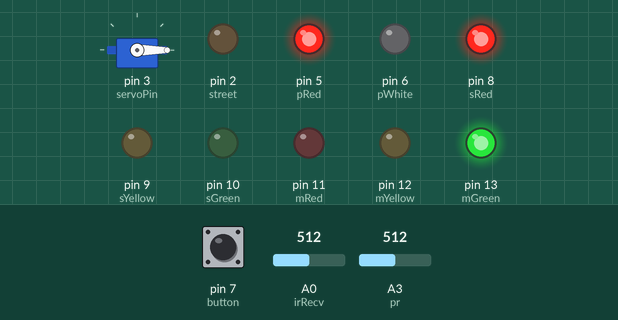
A sketch run on a simulated Arduino Uno, built with avr-gcc and run on an emulated ATmega328P. On the bench: servo, output pins drawn as LEDs (lit = HIGH). The inputs (shaded band) are chosen by the test bench; at power-on: A0 (irRecv) = 512, A3 (pr) = 512, pin 7 (button) LOW.

Above: at 1.2 s.
1.3 s: A0 (irRecv) set to 55
4.3 s: A0 (irRecv) set to 46
At 7.2 s:
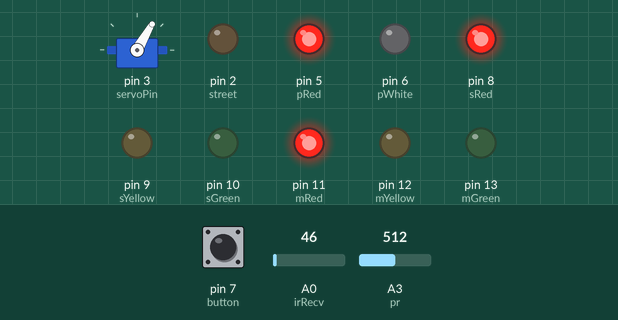
7.3 s: A3 (pr) set to 55
10.3 s: A3 (pr) set to 46
At 11.9 s:
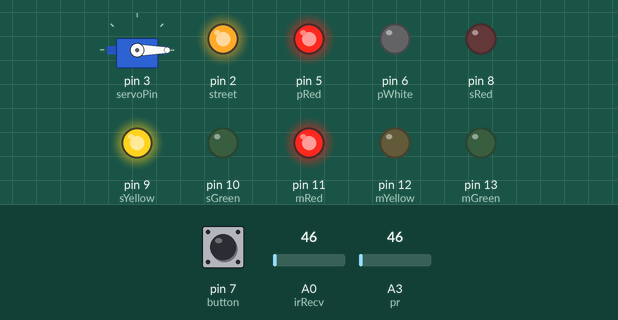
13.3 s: A3 (pr) set to 122
At 13.8 s:
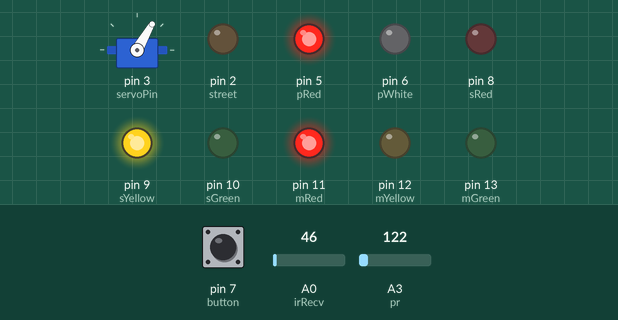
16.3 s: A3 (pr) set to 40
At 19.7 s:
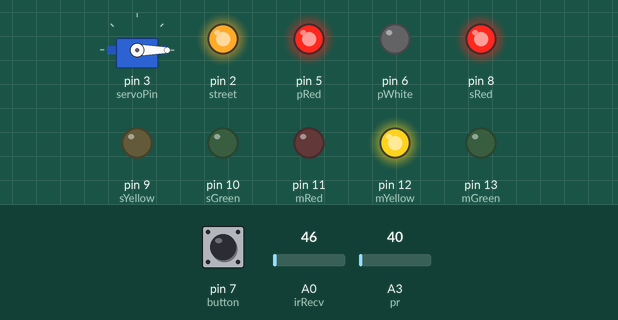
Timing chart, 0 to 23.2 s (numbered marks = the images above; inputs shaded):
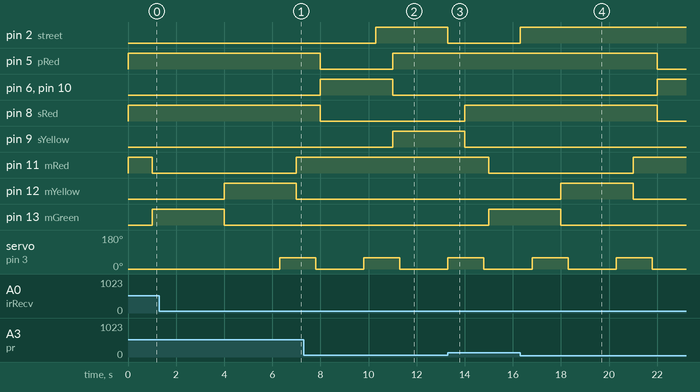

Measured:
- the behaviour switches between 51 and 50 on A0 (irRecv) (found by bisection; images 0 and 1)
- the behaviour switches between 50 and 49 on A3 (pr) (found by bisection; images 1 and 2)
- after the input at 4.3 s, servo on pin 3 (servoPin): 0° → 60° after 2.0 s
- after the input at 10.3 s, pin 2 (street): LOW → HIGH at once
- after the input at 13.3 s, pin 2 (street): HIGH → LOW at once
- after the input at 16.3 s, pin 2 (street): LOW → HIGH at once

The sketch:

TrafficLight.ino
```cpp
/**
 * Name: Jeffery Hu, Ishan Garg, Bernie Chen
 * Date: June 20, 2022
 * Purpose: This program runs a T-intersection traffic light system
 *       while constantly checking for the light level for a streetlight
 *      independently of the traffic light system. A servo motor is also
 *      used to create a gate, controlled by an IR emitter and receiver
 *      that checks whether to open the gate depending on an obstruction
 *      of the signal. A pedestrian light system constantly runs as well;
 *      the buttons will alter the traffic light timings to the benefit
 *      of the pedestrian (pedestrian light is between the side traffic
 *      lights, so the button checks the light sequence based on the status
 *      of the side traffic lights).
 *
 * NOTE: side traffic lights refers to the left/right lights. The middle light
 *       is the one on the street perpendicular to the side lights (in-between
 *       the left and right lights).
 */

#include <Servo.h>

/**
 * Variables to declare servo motor pin and object
 */
Servo gate;
int servoPin = 3;

/**
 * Variables for the IR receiver that manipulates the gate.
 */
int irRecv = A0;
bool next = false;

/**
 * Variable to declare the pin of the button.
 */
int button = 7;

/**
 * Variables to declare the pins of the pedestrian lights.
 */
int pRed = 5;
int pWhite = 6;

/**
 * Variables to declare the pins of the side (left/right) traffic lights.
 */
int sRed = 8;
int sYellow = 9;
int sGreen = 10;

/**
 * Variables to declare the pins of the middle traffic lights.
 */
int mRed = 11;
int mYellow = 12;
int mGreen = 13;

/**
 * Variables to declare the pins of the photoresistor and streetlight.
 */
int pr = A3;
int street = 2;

/**
 * Variables to declare the time durations of each light.
 */
int yDelay = 3000;
int rDelay = 1000; //Total duration of the red light is yDelay + gDelay + rDelay - rDelay represents how long both traffic lights are red
int gDelay = 3000;

/**
 * Variables to ensure only one button input is registered at a time
 * and to change the green timing in the next cycle if pressed while green.
 */
bool buttonControl = false;
bool changeGreen = false;

/**
 * Variables used to temporarily change the timings of the traffic
 * lights according to the buttons.
 */
int lessenMYellow;
int lessenSYellow;
int extendGreen;
int lessenGreen;
int lessenRed;


/**
 * Variables to store the previous time to allow tracking of time passed.
 */
unsigned long prevMillis = 0;
unsigned long prevMillisGate = 0; //Gate operates independently of the traffic light timer

/**
 * Variable to store which phase "p" of the traffic light system is currently running
 * so that the program uses the correct delay and has the correct lights turned on.
 */
int p = 1;

/**
 * Method to initialize all components.
 */
void setup()
{
  gate.attach(servoPin);

  pinMode(irRecv, INPUT);

  pinMode(button, INPUT);

  pinMode(pRed, OUTPUT);
  pinMode(pWhite, OUTPUT);

  pinMode(sRed, OUTPUT);
  pinMode(sYellow, OUTPUT);
  pinMode(sGreen, OUTPUT);

  pinMode(mRed, OUTPUT);
  pinMode(mYellow, OUTPUT);
  pinMode(mGreen, OUTPUT);

  pinMode(pr, INPUT);
  pinMode(street, OUTPUT);

  gate.write(0); //Initially horizontal
  writeStates(LOW, LOW, HIGH, LOW, LOW, HIGH); //Sets initial light sequence
  digitalWrite(pRed, HIGH);
  digitalWrite(pWhite, LOW);
}

/**
 * Method to run the operations constantly.
 */
void loop()
{
  trafficLight();
  streetLight();
  runGate();
}

/**
 * Method to run the traffic lights by checking if its
 * on the correct part of the phase "p" and if the time required
 * for the phase to begin has passed.
 */
void trafficLight() {
  changeTrafficLights();
  if (p == 1 && wait(rDelay + lessenRed)) {
    writeStates(LOW, LOW, HIGH, LOW, HIGH, LOW); //Sides red, middle green
  }
  if (p == 2 && wait(gDelay + lessenGreen)) {
    writeStates(LOW, LOW, HIGH, HIGH, LOW, LOW); //Sides red, middle yellow
  }
  if (p == 3 && wait(yDelay + lessenMYellow)) {
    writeStates(LOW, LOW, HIGH, LOW, LOW, HIGH); //Sides red, middle red
  }
  if (p == 4 && wait(rDelay + lessenRed)) {
    writeStates(LOW, HIGH, LOW, LOW, LOW, HIGH); //Sides green, middle red
    digitalWrite(pRed, LOW);
    digitalWrite(pWhite, HIGH);
    resetDelays();
  }
  if (p == 5 && wait(gDelay + extendGreen)) {
    writeStates(HIGH, LOW, LOW, LOW, LOW, HIGH); //Sides yellow, middle red
    digitalWrite(pRed, HIGH);
    digitalWrite(pWhite, LOW);
  }
  if (p == 6 && wait(yDelay + lessenSYellow)) {
    writeStates(LOW, LOW, HIGH, LOW, LOW, HIGH); //Sides red, middle red
    if(changeGreen) { //Sets the green extension - done here if the button is pressed while green to make it start the next cycle
      extendGreen = gDelay/2;
    } else {
      extendGreen = 0;
    }
  }
}

/**
 * method to check if the time specified has passed, then
 * changes the light sequence to run the next phase and returns true.
 */
bool wait(int t) {
  unsigned long timeMillis = millis();
  if((unsigned long)(timeMillis-prevMillis) >= t) {
    prevMillis = timeMillis;

    if(p >= 6) {
      p = 1;
    } else {
      p++;
    }

    return true;
  } else return false;
}

/**
 * Method to set traffic light status (on/off per LED).
 */
void writeStates(int sY, int sG, int sR, int mY, int mG, int mR) {
  digitalWrite(sYellow, sY);
  digitalWrite(sGreen, sG);
  digitalWrite(sRed, sR);
  digitalWrite(mYellow, mY);
  digitalWrite(mGreen, mG);
  digitalWrite(mRed, mR);
}

/**
 * Method to check the light level and turn on/off the streetlight.
 * If the light level is below a threshold, then the streetlight will
 * turn on; otherwise it will remain off.
 */
void streetLight() {
  if(analogRead(pr) < 50) {
    digitalWrite(street, HIGH);
  } else {
    digitalWrite(street, LOW);
  }
}

/**
 * Method to run the gate by checking whether the IR emission
 * signal is broken (i.e., not being received anymore, indicating
 * a car is waiting).
 */
void runGate() {
  unsigned long timeGate = millis();
  if (analogRead(irRecv) > 50 && gate.read() != 60) { //Resets timer if the signal is not broken and the gate is closed; lets the timer start measuring from the time of signal obstruction
    prevMillisGate = timeGate;
  }

  if (next == false && ((unsigned long)(timeGate - prevMillisGate) >= (unsigned long)2000)) { //Opens gate
    prevMillisGate = timeGate;
    gate.write(60);
    next = true;
  } else if (next == true && ((unsigned long)(timeGate - prevMillisGate) >= (unsigned long)1500)) { //Closes gate
    prevMillisGate = timeGate;
    gate.write(0);
    next = false;
  }
}

/**
 * Method  to check for a button press and alter the traffic light
 * timings accordingly.
 * The button uses the side traffic lights as the reference; the
 * side green lights are extended.
 *
 * If the side traffic lights are red, then the red requirements will be followed.
 * If the side lights are yellow, then the yellow requirements will be followed.
 * If the side lights are green, then the green requirements will be followed.
 *
 * The status of the middle traffic light doesn't matter - the side traffic lights' status
 * will dictate the timing change.
*/
void changeTrafficLights() {
  if(!buttonControl && digitalRead(button) == HIGH) { //Allows only one button input at a time; resets once that input's alterations are complete
    buttonControl = true;
    if(p == 1 || p == 2 || p == 3 || p == 4){ //Sides are red
      lessenRed = -rDelay/2;
      lessenGreen = -gDelay/2;
      lessenMYellow = -yDelay/2;
      lessenSYellow = -yDelay/2;
      extendGreen = gDelay/2;
    } else if(p == 6) { //Sides are yellow
      lessenSYellow = -yDelay/2;
      changeGreen = true;
    } else if(p == 5) { //Sides are green
      lessenRed = -rDelay/2;
      lessenGreen = -gDelay/2;
      lessenSYellow = -yDelay/2;
      lessenMYellow = -yDelay/2;
      changeGreen = true; //Enables green time extension code - extended later to make it start next cycle
    }
  }
}

/**
 * Method to reset the button's timer alterations.
 * The green extension is reset after running the command
 * in trafficLight(), as it operates slightly differently.
 */
void resetDelays() {
  lessenMYellow = 0;
  lessenSYellow = 0;
  lessenGreen = 0;
  lessenRed = 0;
  changeGreen = false;
  buttonControl = false;
}
```
